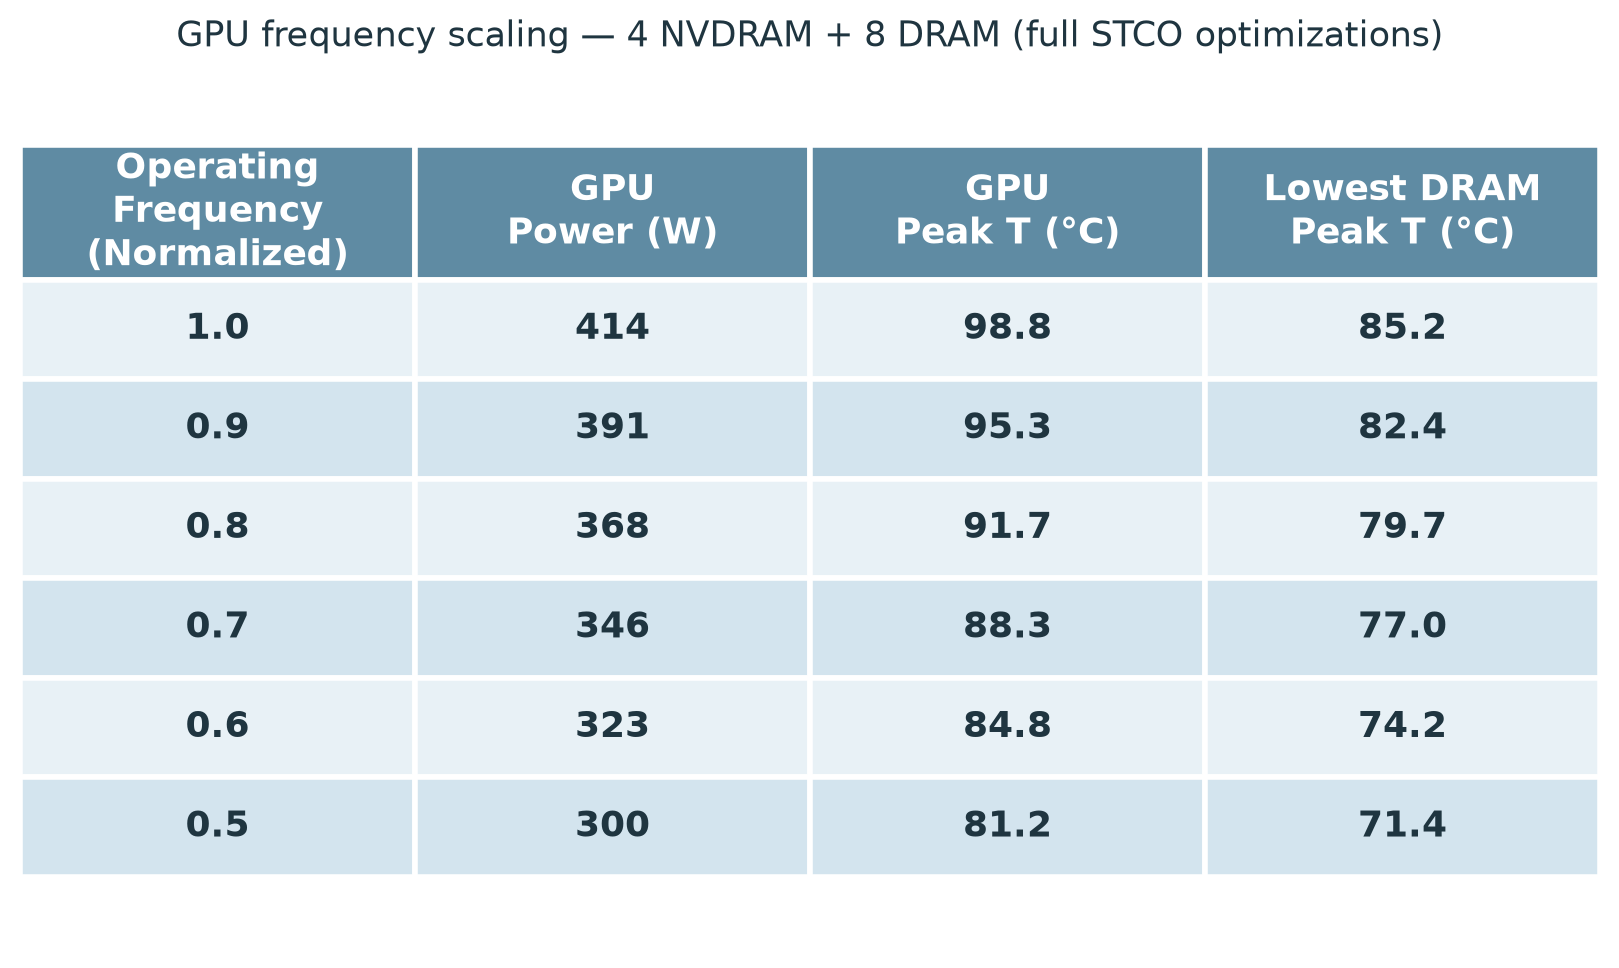

This chart was generated by the following Python code:
"""
GPU frequency-scaling table — 4 NVDRAM + 8 DRAM system (full STCO optimizations)
================================================================================
Renders NVDRAM_waterfall_freq_results.csv as a styled table (teal header,
alternating rows) in the style of the reference figure. Each row is one PACT run
of the full STCO endpoint (base-die removal + stack merging + top-die thinning +
thermal silicon, 4 NVDRAM + 8 DRAM, active read/write) with only the GPU
frequency (=> GPU power) changed. Columns: normalized operating frequency, GPU
power, GPU peak temperature, and the peak of the lowest DRAM layer (die 5 — the
first DRAM tier above the 4 bottom NVDRAM tiers).
Output: NVDRAM_waterfall_freq_table.png / .pdf
"""

import csv
import os
import matplotlib
matplotlib.use("Agg")
import matplotlib.pyplot as plt

HERE = os.path.dirname(os.path.abspath(__file__))
HEADER_BG = "#5f8ba3"       # teal header
ROW_A, ROW_B = "#e8f1f6", "#d3e4ee"   # alternating light-blue rows
INK = "#1f3540"

COLS = ["Operating\nFrequency\n(Normalized)", "GPU\nPower (W)",
        "GPU\nPeak T (°C)", "Lowest DRAM\nPeak T (°C)"]


def load():
    rows = []
    with open(os.path.join(HERE, "NVDRAM_waterfall_freq_results.csv")) as fh:
        for r in csv.DictReader(fh):
            rows.append([f'{float(r["freq_normalized"]):.1f}', r["gpu_power_W"],
                         f'{float(r["gpu_peak_C"]):.1f}', f'{float(r["lowest_dram_die5_peak_C"]):.1f}'])
    return rows


def main():
    data = load()
    fig, ax = plt.subplots(figsize=(8.2, 0.62 * (len(data) + 1) + 0.6))
    ax.axis("off")

    tbl = ax.table(cellText=data, colLabels=COLS, loc="center", cellLoc="center")
    tbl.auto_set_font_size(False)
    tbl.set_fontsize(13)
    tbl.scale(1, 2.6)

    ncols = len(COLS)
    for (r, c), cell in tbl.get_celld().items():
        cell.set_edgecolor("white")
        cell.set_linewidth(2)
        if r == 0:                                   # header
            cell.set_facecolor(HEADER_BG)
            cell.set_text_props(color="white", fontweight="bold")
            cell.set_height(cell.get_height() * 1.35)
        else:
            cell.set_facecolor(ROW_A if r % 2 else ROW_B)
            cell.set_text_props(color=INK, fontweight="bold")

    ax.set_title("GPU frequency scaling — 4 NVDRAM + 8 DRAM (full STCO optimizations)",
                 fontsize=12.5, color=INK, pad=10)

    fig.tight_layout()
    for ext in ("png", "pdf"):
        out = os.path.join(HERE, f"NVDRAM_waterfall_freq_table.{ext}")
        fig.savefig(out, dpi=200, bbox_inches="tight")
        print("wrote", out)


if __name__ == "__main__":
    main()
